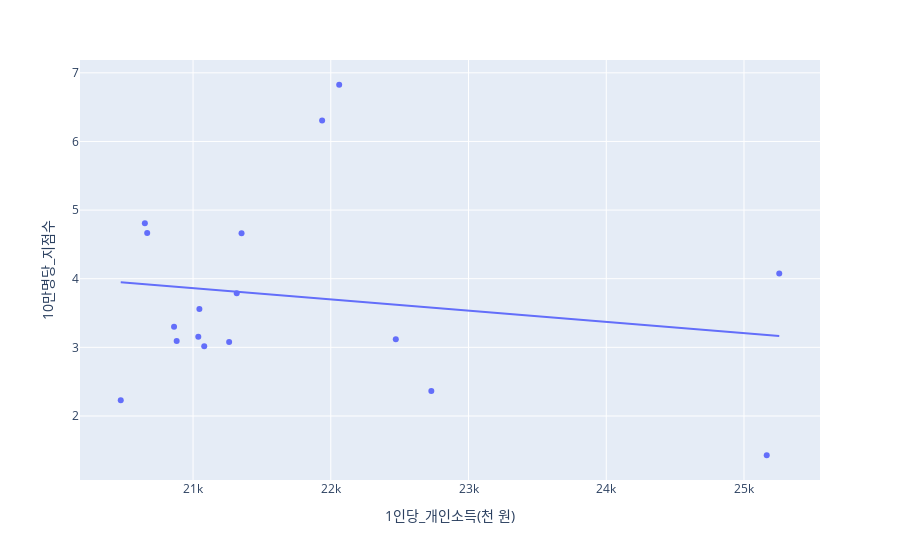

The cell this chart's notebook holds for it:
### Code cell
fig = px.scatter(df2021_sorted, x = '1인당_개인소득(천 원)', y = '10만명당_지점수', trendline="ols")

fig.show()

### Figure 1 — Plotly figure (JSON) as saved in the notebook; plotly's stock layout.template omitted (floating-point values rounded to 4 significant figures)
{"data": [{"hovertemplate": "1인당_개인소득(천 원)=%{x}<br>10만명당_지점수=%{y}<extra></extra>", "legendgroup": "", "marker": {"color": "#636efa", "symbol": "circle"}, "mode": "markers", "name": "", "orientation": "v", "showlegend": false, "type": "scatter", "x": [21038, 21937, 20650, 20667, 22472, 21046, 22730, 21352, 25256, 22061, 25165, 21317, 20881, 20862, 20475, 21262, 21081], "xaxis": "x", "y": [3.154, 6.307, 4.81, 4.667, 3.118, 3.56, 2.365, 4.663, 4.075, 6.826, 1.428, 3.788, 3.093, 3.302, 2.228, 3.079, 3.016], "yaxis": "y"}, {"hovertemplate": "<b>OLS trendline</b><br>10만명당_지점수 = -0.000163372 * 1인당_개인소득(천 원) + 7.29215<br>R<sup>2</sup>=0.028589<br><br>1인당_개인소득(천 원)=%{x}<br>10만명당_지점수=%{y} <b>(trend)</b><extra></extra>", "legendgroup": "", "marker": {"color": "#636efa", "symbol": "circle"}, "mode": "lines", "name": "", "showlegend": false, "type": "scatter", "x": [20475, 20650, 20667, 20862, 20881, 21038, 21046, 21081, 21262, 21317, 21352, 21937, 22061, 22472, 22730, 25165, 25256], "xaxis": "x", "y": [3.947, 3.919, 3.916, 3.884, 3.881, 3.855, 3.854, 3.848, 3.819, 3.81, 3.804, 3.708, 3.688, 3.621, 3.579, 3.181, 3.166], "yaxis": "y"}], "layout": {"legend": {"tracegroupgap": 0}, "margin": {"t": 60}, "xaxis": {"anchor": "y", "domain": [0, 1], "title": {"text": "1인당_개인소득(천 원)"}}, "yaxis": {"anchor": "x", "domain": [0, 1], "title": {"text": "10만명당_지점수"}}}}
